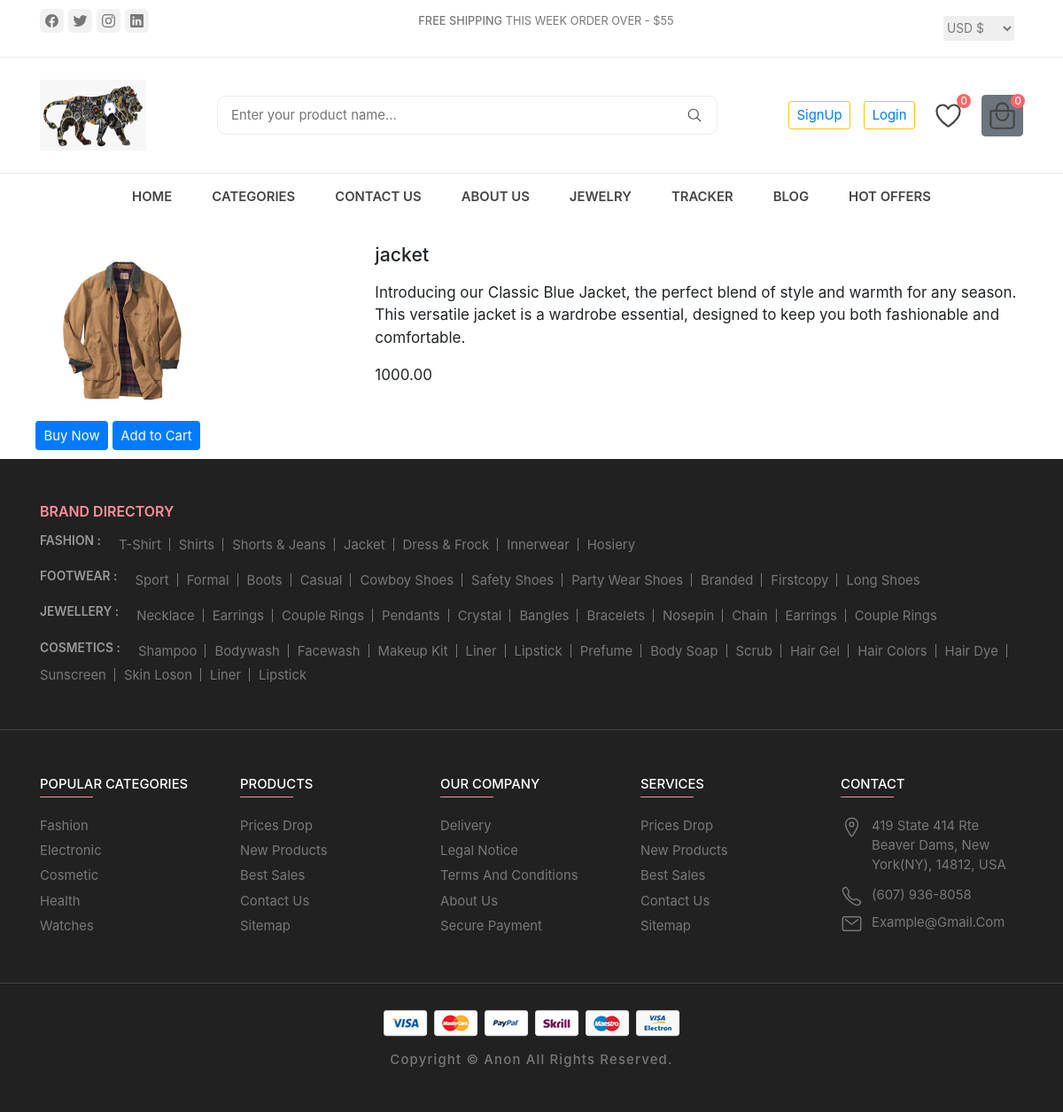
/products/1, run on the app's committed database.
### productcart/models.py (models this page shows)
class Products(models.Model):
    product_name = models.CharField(max_length=100)
    product_desc = HTMLField()
    product_price = models.DecimalField(max_digits=10, decimal_places=2, default=None)
    product_image = models.ImageField(upload_to="products/", max_length=250, null=True, default=None)
    showcase_badge = models.CharField(max_length=10, null=True, blank=True)
    showcase_rating = models.PositiveIntegerField(null=True, blank=True)
    discounted_price = models.DecimalField(max_digits=10, decimal_places=2, null=True, blank=True)
    category = models.ForeignKey(Category, on_delete=models.CASCADE)
    subcategory = models.ForeignKey(Subcategory, on_delete=models.CASCADE, blank=True, null=True)
    def __str__(self):
        return self.product_name

### mysite/views.py (the view)
# urls.py: path('products/<int:myid>',views.productview,name="productview"),
def productview(request,myid):
    product=Products.objects.filter(id=myid)
    print(product)
    return render(request,'productview.html',{'product':product[0]})

### templates/productview.html (shortened to what this page needs)
{% extends 'base.html' %}
{% load static %}
{% block content %}
<div class="container" style="padding:10px;">
    <div class="row">
        <div class="col-md-4">
            <img src="/media/{{product.product_image|safe}}" width="200px" height="200px">
            <button type="button" class="btn btn-primary btn-sm">Buy Now</button>
            <span id="divpr{{product.id}}">
            <button type="button" id="pr{{product.id}}" class="btn btn-primary btn-sm cart ">Add to Cart</button>
            </span>
        </div>
        <div class="col-md-8">
            <h5>{{product.product_name|safe}}</h5>
            <p>{{product.product_desc|safe}}</p>
            <p>{{product.product_price|safe}}</p>
        </div>
    </div>
</div>
{% endblock %}

### static/css/style-prefix.css (style rules this page uses)
:root { --spanish-gray: hsl(0, 0%, 60%); --sonic-silver: hsl(0, 0%, 47%); --eerie-black: hsl(0, 0%, 13%); --salmon-pink: hsl(353, 100%, 78%); --sandy-brown: hsl(29, 90%, 65%); --bittersweet: hsl(0, 100%, 70%); --ocean-green: hsl(152, 51%, 52%); --davys-gray: hsl(0, 0%, 33%); --cultured: hsl(0, 0%, 93%); --white: hsl(0, 100%, 100%); --onyx: hsl(0, 0%, 27%); --fs-1: 1.563rem; --fs-2: 1.375rem; --fs-3: 1.25rem; --fs-4: 1.125rem; --fs-5: 1rem; --fs-6: 0.938rem; --fs-7: 0.875rem; --fs-8: 0.813rem; --fs-9: 0.75rem; --fs-10: 0.688rem; --fs-11: 0.625rem; --weight-300: 300; --weight-400: 400; --weight-500: 500; --weight-600: 600; --weight-700: 700; --border-radius-md: 10px; --border-radius-sm: 5px; --transition-timing: 0.2s ease; }
*, *::before, *::after { margin: 0; padding: 0; -webkit-box-sizing: border-box; box-sizing: border-box; }
button { background: none; font: inherit; border: none; cursor: pointer; }
span { display: inline-block; }
html { font-family: "Poppins", sans-serif; -ms-scroll-chaining: none; overscroll-behavior: contain; }
body { background: var(--white); }
.container { padding: 0 15px; }
@media (min-width: 480px) { :root { --fs-1: 1.875rem; } }
@media (min-width: 768px) { :root { --fs-1: 2.375rem; } }
@media (min-width: 768px) { html { font-size: 17px; } }
@media (min-width: 768px) { .container { max-width: 750px; margin: auto; } }
@media (min-width: 1024px) { :root { --fs-1: 2.625rem; --fs-2: 1.125rem; } }
@media (min-width: 1024px) { .container { max-width: 980px; } }
@media (min-width: 1200px) { .container { max-width: 1200px; } }

### data on the page
Products: product_image (picture), product_name "jacket", product_desc "Introducing our Classic Blue Jacket, the perfect blend of style and warmth for any season. This versatile jacket is a wardrobe essential, designed to keep you both fashionable and comfortable.", product_price "1000.00"
